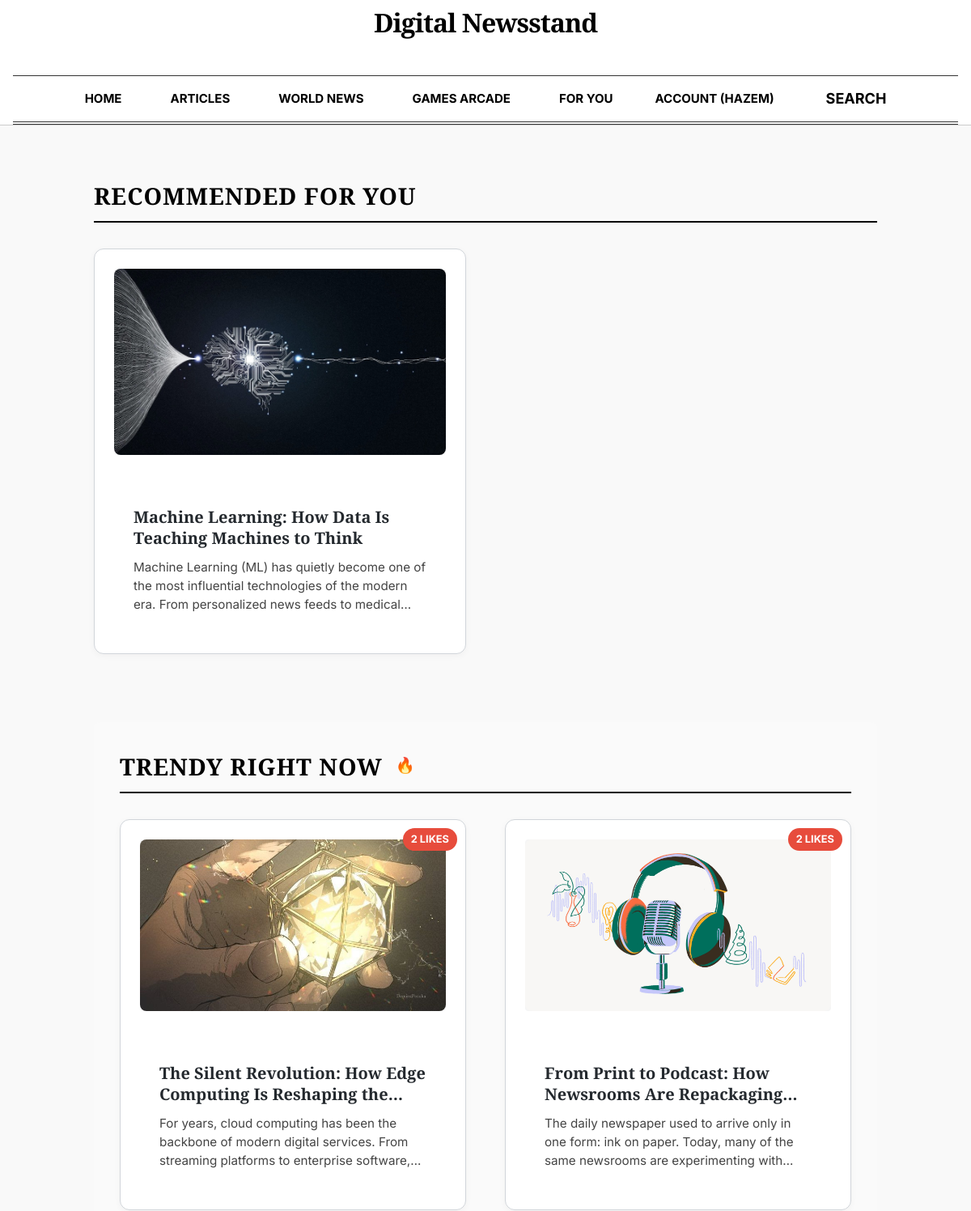
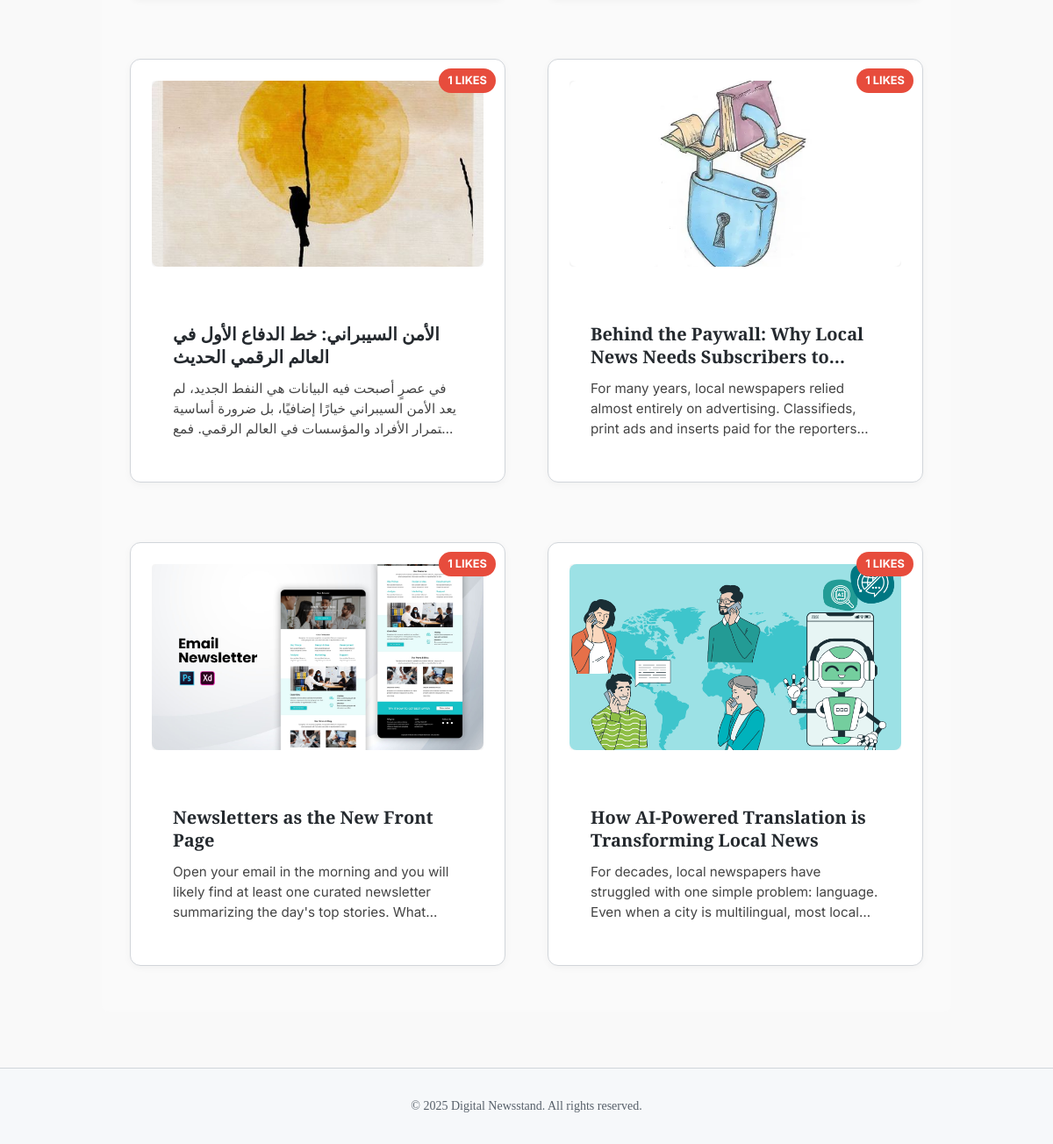
Screenshot of /index.php?page=for_you (signed in) with the database file from the repository (2 pictures, top to bottom).
### tables this page shows
CREATE TABLE `articles` (
  `id` int NOT NULL AUTO_INCREMENT,
  `title` varchar(255) NOT NULL,
  `content` text NOT NULL,
  `author` varchar(100) DEFAULT NULL,
  `category` varchar(100) DEFAULT NULL,
  `language` varchar(10) DEFAULT 'en',
  `thumbnail` varchar(255) DEFAULT NULL,
  `created_at` timestamp NULL DEFAULT CURRENT_TIMESTAMP,
  `status` enum('draft','published','archived') DEFAULT 'draft',
  `scheduled_at` datetime DEFAULT NULL,
  `is_featured` tinyint(1) DEFAULT '0',
  `visibility` enum('public','subscribed') DEFAULT 'public',
  `tags` text,
  `required_level` int DEFAULT '0',
  `required_plan_id` int DEFAULT NULL,
  PRIMARY KEY (`id`)
);

### src/Controllers/ForYou_C.php (called while the page is built, shortened)
<?php
require_once __DIR__ . "/../Models/Article.php";
class ForYouController {
    private Article $articleModel;
    public function __construct() {
        $this->articleModel = new Article();
    }
    public function index() {
        $userId = $_SESSION['user_id'] ?? null;
        $recommendations = [];
        if ($userId) {
            $recommendations = $this->articleModel->getRecommendations($userId, 6);
        } else {
            $recommendations = $this->articleModel->getLatest(6);
        }
        $trendyArticles = $this->articleModel->getTrendyArticles(6);
        include __DIR__ . "/../Views/Articles/ForYou.php";
    }
}

### src/index.php (called while the page is built, shortened)
<?php
require __DIR__ . '/config/DataBase_Connection.php';
$selectedLang = $_SESSION['lang'] ?? 'en';
$page = $_GET['page'] ?? "";
Router::route($page, $selectedLang);

### src/Models/Article.php (called while the page is built, shortened)
<?php
require_once __DIR__ . "/../Config/DataBase_Connection.php";
class Article {
    private PDO $conn;
    public function __construct() {
        $db = new Database();
        $this->conn = $db->connect();
    }
    public function getRecommendations(int $userId, int $limit = 6): array {
        $stmt = $this->conn->prepare("
            SELECT DISTINCT a.category, a.tags
            FROM article_likes l
            JOIN articles a ON l.article_id = a.id
            WHERE l.user_id = ?
        ");
        $stmt->execute([$userId]);
        $likedData = $stmt->fetchAll(PDO::FETCH_ASSOC);
        $categories = [];
        $tags = [];
        foreach ($likedData as $row) {
            if (!empty($row['category'])) $categories[] = $row['category'];
            if (!empty($row['tags'])) {
                $tList = explode(',', $row['tags']);
                foreach ($tList as $t) {
                    $t = trim($t);
                    if (!empty($t)) $tags[] = $t;
                }
            }
        }
        $categories = array_unique($categories);
        $tags = array_unique($tags);
        $sql = "SELECT DISTINCT a.* FROM articles a
                WHERE a.status = 'published'
                AND a.id NOT IN (SELECT article_id FROM article_likes WHERE user_id = ?)";
        $params = [$userId];
        $conditions = [];
        if (!empty($categories)) {
            $placeholders = implode(',', array_fill(0, count($categories), '?'));
            $conditions[] = "a.category IN ($placeholders)";
            foreach ($categories as $cat) $params[] = $cat;
        }
        if (!empty($tags)) {
            $tagConditions = [];
            foreach ($tags as $tag) {
                $tagConditions[] = "a.tags LIKE ?";
                $params[] = '%' . $tag . '%';
            }
            if (!empty($tagConditions)) {
                $conditions[] = "(" . implode(' OR ', $tagConditions) . ")";
            }
        }
        if (!empty($conditions)) {
            $sql .= " AND (" . implode(' OR ', $conditions) . ")";
        }
        $sql .= " ORDER BY a.created_at DESC LIMIT ?";
        $params[] = $limit;
        $stmt = $this->conn->prepare($sql);
        foreach ($params as $i => $val) {
            $type = is_int($val) ? PDO::PARAM_INT : PDO::PARAM_STR;
            $stmt->bindValue($i + 1, $val, $type);
        }
        $stmt->execute();
        return $stmt->fetchAll(PDO::FETCH_ASSOC);
    }
    public function getTrendyArticles(int $limit = 6): array {
        $stmt = $this->conn->prepare("
            SELECT a.*, COUNT(l.id) as like_count
            FROM articles a
            LEFT JOIN article_likes l ON a.id = l.article_id
            WHERE a.status = 'published'
            GROUP BY a.id
            HAVING like_count > 0
            ORDER BY like_count DESC, a.created_at DESC
            LIMIT ?
        ");
        $stmt->bindValue(1, $limit, PDO::PARAM_INT);
        $stmt->execute();
        return $stmt->fetchAll(PDO::FETCH_ASSOC);
    }
}

### src/Config/DataBase_Connection.php (called while the page is built, shortened)
<?php
if (!class_exists('Database')) {
class Database {
    private $host = "db";
    private $db_name = "News";
    private $username = "Rain";
    private $password = "Sunny";
    public function __construct() {
        $this->host = getenv('DB_HOST') ?: 'db';
        $this->db_name = getenv('DB_NAME') ?: 'News';
        $this->username = getenv('DB_USER') ?: 'Rain';
        $this->password = getenv('DB_PASS') ?: 'Sunny';
    }
    public function connect() {
        $this->conn = null;
        try {
            $this->conn = new PDO(
                "mysql:host={$this->host};dbname={$this->db_name};charset=utf8",
                $this->username,
                $this->password
            );
            $this->conn->setAttribute(PDO::ATTR_ERRMODE, PDO::ERRMODE_EXCEPTION);
        } catch(PDOException $e) {
            die("Database Connection Error: " . $e->getMessage());
        }
        return $this->conn;
    }
}
}

### src/Views/Articles/ForYou.php (the view, shortened to what this page needs)
<?php include __DIR__ . '/../Layout/Header.php'; ?>
<main class="container" style="max-width: 1000px; padding-top: 2rem;">
    <section class="foryou-section" style="margin-bottom: 4rem;">
        <div style="display: flex; align-items: center; justify-content: space-between; border-bottom: 2px solid #000; padding-bottom: 0.5rem; margin-bottom: 2rem;">
            <h2 class="serif-headline" style="font-size: 1.8rem; margin: 0; text-transform: uppercase; letter-spacing: 1px;">Recommended For You</h2>
        </div>
        <div class="article-grid" style="display: grid; grid-template-columns: repeat(auto-fill, minmax(300px, 1fr)); gap: 3rem;">
            <?php if (!empty($recommendations)): ?>
                <?php foreach ($recommendations as $article): ?>
                    <div class="article-card" style="display: flex; flex-direction: column; cursor: pointer; transition: opacity 0.2s;" onclick="window.location.href='?page=article&id=<?= $article['id'] ?>'">
                        <div class="thumbnail-wrapper" style="width: 100%; aspect-ratio: 16/9; background: #f5f5f5; border-radius: 4px; overflow: hidden; margin-bottom: 1rem;">
                            <?php if (!empty($article['thumbnail'])): ?>
                                <img src="<?= htmlspecialchars($article['thumbnail']) ?>" alt="<?= htmlspecialchars($article['title']) ?>" style="width: 100%; height: 100%; object-fit: cover;">
                            <?php else: ?>
                                <div style="width: 100%; height: 100%; display: flex; align-items: center; justify-content: center; color: #999; font-family: var(--font-sans);">No Image</div>
                            <?php endif; ?>
                        </div>
                        <div class="card-content">
                            <h3 class="serif-headline" style="font-size: 1.25rem; line-height: 1.3; margin: 0 0 0.75rem 0; display: -webkit-box; -webkit-line-clamp: 2; -webkit-box-orient: vertical; overflow: hidden;">
                                <?= htmlspecialchars($article['title']) ?>
                            </h3>
                            <p style="font-family: var(--font-sans); color: #444; font-size: 0.95rem; line-height: 1.5; margin: 0; display: -webkit-box; -webkit-line-clamp: 3; -webkit-box-orient: vertical; overflow: hidden;">
                                <?= htmlspecialchars(strip_tags($article['content'] ?? '')) ?>
                            </p>
                        </div>
                    </div>
                <?php endforeach; ?>
            <?php else: ?>
                <p style="font-family: var(--font-sans); color: #666;">No recommendations available yet.</p>
            <?php endif; ?>
        </div>
    </section>
    <section class="trendy-section" style="margin-bottom: 4rem; background: #fafafa; padding: 2rem; border-radius: 8px;">
        <div style="display: flex; align-items: center; border-bottom: 2px solid #000; padding-bottom: 0.5rem; margin-bottom: 2rem;">
            <h2 class="serif-headline" style="font-size: 1.8rem; margin: 0; text-transform: uppercase; letter-spacing: 1px;">Trendy Right Now</h2>
            <span style="margin-left: 1rem; color: #e74c3c; font-size: 1.2rem;">🔥</span>
        </div>
        <div class="article-grid" style="display: grid; grid-template-columns: repeat(auto-fill, minmax(300px, 1fr)); gap: 3rem;">
            <?php if (!empty($trendyArticles)): ?>
                <?php foreach ($trendyArticles as $article): ?>
                    <div class="article-card trendy-card" style="display: flex; flex-direction: column; cursor: pointer; position: relative;" onclick="window.location.href='?page=article&id=<?= $article['id'] ?>'">
                        <div class="trend-badge" style="position: absolute; top: 10px; right: 10px; background: #e74c3c; color: white; padding: 4px 10px; border-radius: 20px; font-family: var(--font-sans); font-size: 0.8rem; font-weight: bold; z-index: 10;">
                            <?= (int)$article['like_count'] ?> LIKES
                        </div>
                        <div class="thumbnail-wrapper" style="width: 100%; aspect-ratio: 16/9; background: #f5f5f5; border-radius: 4px; overflow: hidden; margin-bottom: 1rem;">
                            <?php if (!empty($article['thumbnail'])): ?>
                                <img src="<?= htmlspecialchars($article['thumbnail']) ?>" alt="<?= htmlspecialchars($article['title']) ?>" style="width: 100%; height: 100%; object-fit: cover;">
                            <?php else: ?>
                                <div style="width: 100%; height: 100%; display: flex; align-items: center; justify-content: center; color: #999; font-family: var(--font-sans);">No Image</div>
                            <?php endif; ?>
                        </div>
                        <div class="card-content">
                            <h3 class="serif-headline" style="font-size: 1.25rem; line-height: 1.3; margin: 0 0 0.75rem 0; display: -webkit-box; -webkit-line-clamp: 2; -webkit-box-orient: vertical; overflow: hidden;">
                                <?= htmlspecialchars($article['title']) ?>
                            </h3>
                            <p style="font-family: var(--font-sans); color: #444; font-size: 0.95rem; line-height: 1.5; margin: 0; display: -webkit-box; -webkit-line-clamp: 3; -webkit-box-orient: vertical; overflow: hidden;">
                                <?= htmlspecialchars(strip_tags($article['content'] ?? '')) ?>
                            </p>
                        </div>
                    </div>
                <?php endforeach; ?>
            <?php else: ?>
                <p style="font-family: var(--font-sans); color: #666;">No trendy articles found yet.</p>
            <?php endif; ?>
        </div>
    </section>
</main>
<?php include __DIR__ . '/../Layout/Footer.php'; ?>

### src/Assets/CSS/Styles.css (style rules this page uses)
body { font-family: 'Segoe UI', Roboto, Arial, sans-serif; background-color: #f6f8fa; color: #24292e; margin: 0; padding: 0; }
main { margin-top: 90px; margin-bottom: 40px; width: 100%; box-sizing: border-box; }
.article-card { background: #ffffff; border: 1px solid #d1d5da; border-radius: 12px; padding: 24px; margin-bottom: 20px; display: flex; align-items: center; gap: 24px; transition: box-shadow 0.2s ease, transform 0.2s ease; box-shadow: 0 2px 8px rgba(0, 0, 0, 0.04); }
.article-card img { border-radius: 8px; object-fit: cover; flex-shrink: 0; }
.article-card h3, .article-card h4 { margin: 0; font-size: 20px; font-weight: 600; color: #24292e; flex: 1; line-height: 1.4; }

### src/Assets/CSS/theme.css (style rules this page uses)
:root { --font-serif: 'Playfair Display', serif; --font-sans: 'Inter', sans-serif; --font-display: 'Outfit', sans-serif; --bg-paper: #f9f9f9; --bg-white: #ffffff; --text-main: #333333; --text-headline: #000000; --text-muted: #666666; --border-light: #e2e2e2; --border-dark: #333333; --primary: #000000; --accent: #567b95; --game-correct: #6aaa64; --game-present: #c9b458; --game-absent: #787c7e; }
body { background-color: var(--bg-paper); color: var(--text-main); font-family: var(--font-serif); margin: 0; padding: 0; line-height: 1.6; }
.container { max-width: 1200px; margin: 0 auto; padding: 0 1rem; }
.serif-headline { font-family: var(--font-serif); font-weight: 700; color: var(--text-headline); margin: 0 0 0.5rem 0; }
main { margin-top: 0 !important; padding-top: 2rem; }

### src/Assets/CSS/games.css (style rules this page uses)
.card-content { padding: 1.5rem; text-align: left; }

### rows the page displays
articles: thumbnail (picture), title "Machine Learning: How Data Is Teaching Machines to Think", content "Machine Learning (ML) has quietly become one of the most influential technologies of the modern era. From personalized news feeds to…"
articles: like_count "2", thumbnail (picture), title "The Silent Revolution: How Edge Computing Is Reshaping…", content "For years, cloud computing has been the backbone of modern digital services. From streaming platforms to enterprise…"
articles: like_count "2", thumbnail (picture), title "From Print to Podcast: How Newsrooms Are…", content "The daily newspaper used to arrive only in one form: ink on paper. Today, many of the same newsrooms are experimenting…"
articles: like_count "1", thumbnail (picture), title "الأمن السيبراني: خط الدفاع الأول في العالم الرقمي الحديث", content "في عصرٍ أصبحت فيه البيانات هي النفط الجديد، لم يعد الأمن السيبراني خيارًا إضافيًا، بل ضرورة أساسية لاستمرار الأفراد والمؤسسات في العالم الرقمي.…"
articles: like_count "1", thumbnail (picture), title "Behind the Paywall: Why Local News Needs Subscribers…", content "For many years, local newspapers relied almost entirely on advertising. Classifieds, print ads and inserts paid for the…"
articles: like_count "1", thumbnail (picture), title "Newsletters as the New Front Page", content "Open your email in the morning and you will likely find at least one curated newsletter summarizing the day's top stories.…"
articles: like_count "1", thumbnail (picture), title "How AI-Powered Translation is Transforming Local News", content "For decades, local newspapers have struggled with one simple problem: language. Even when a city is multilingual, most…"

### other values shown
$username "HAZEM"
